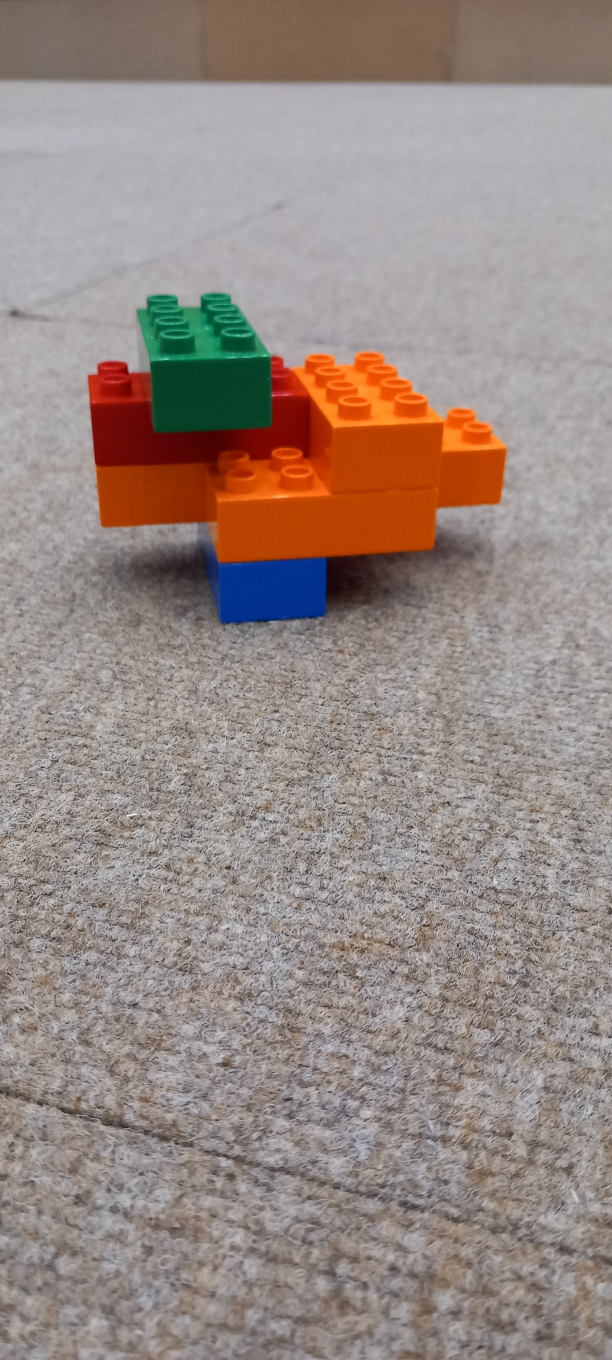
#> input picture lego_dataset/images/train/20260604_164229.jpg, 1836 x 4080 px (shown at 1/3 size); its folder holds only this picture in this run
$ python auto_label.py
#> lines starting #> are read from the running program, lines starting #| are printed output that depends on the picture; after the words box and inside, x2 and y2 are one past the last pixel; in counts of white or black regions, pixels touching at a corner belong together
import cv2
import os
import glob

# PATHS
IMG_DIR = "/home/eyerobot/EyeRobot/lego_dataset/images/train"
LABEL_DIR = "/home/eyerobot/EyeRobot/lego_dataset/labels/train"

os.makedirs(LABEL_DIR, exist_ok=True)

# PARAMS
MIN_AREA = 5000  # noise filter

# Loop over images
for img_path in glob.glob(IMG_DIR + "/*.jpg"):

    img = cv2.imread(img_path)
#> img is the input picture: shape (4080, 1836, 3); mean B, G, R 132.7, 138.2, 151.8
    if img is None:
        print("❌ skip", img_path)
        continue

    h, w = img.shape[:2]
#> h = 4080; w = 1836

    # Preprocessing
    blur = cv2.GaussianBlur(img, (5, 5), 0)
    gray = cv2.cvtColor(blur, cv2.COLOR_BGR2GRAY)
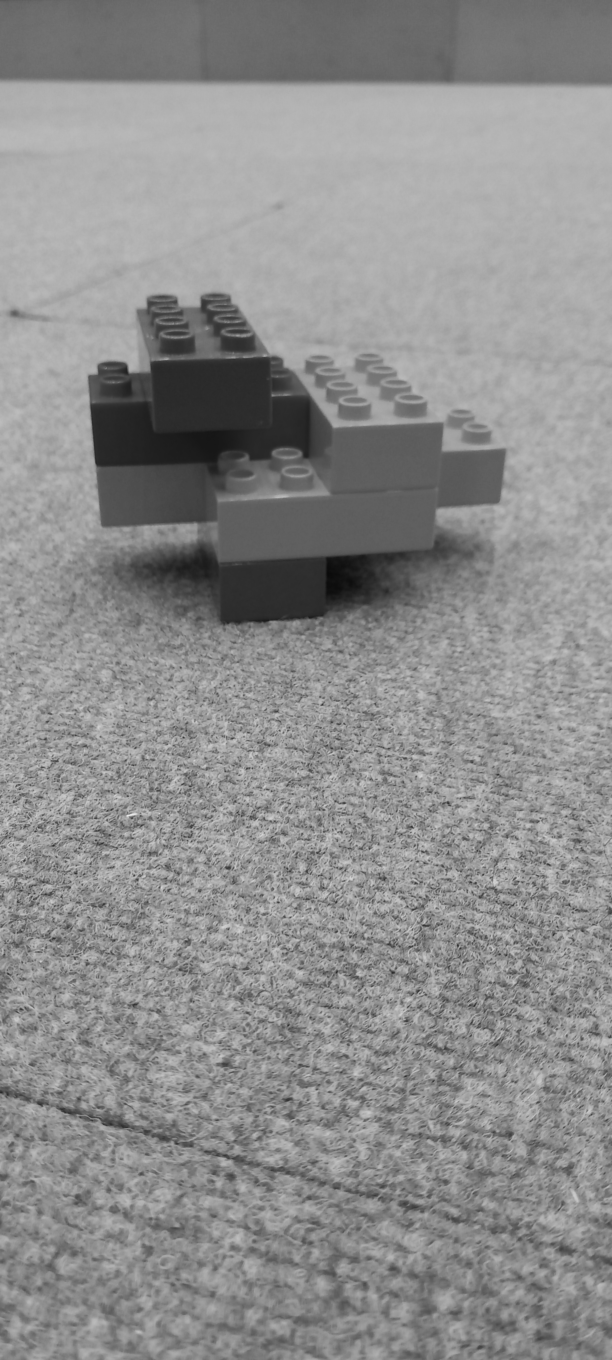
#> gray: shape (4080, 1836) (shown at 1/3 size); min 10, max 242, mean 141.6
    gray = cv2.equalizeHist(gray)
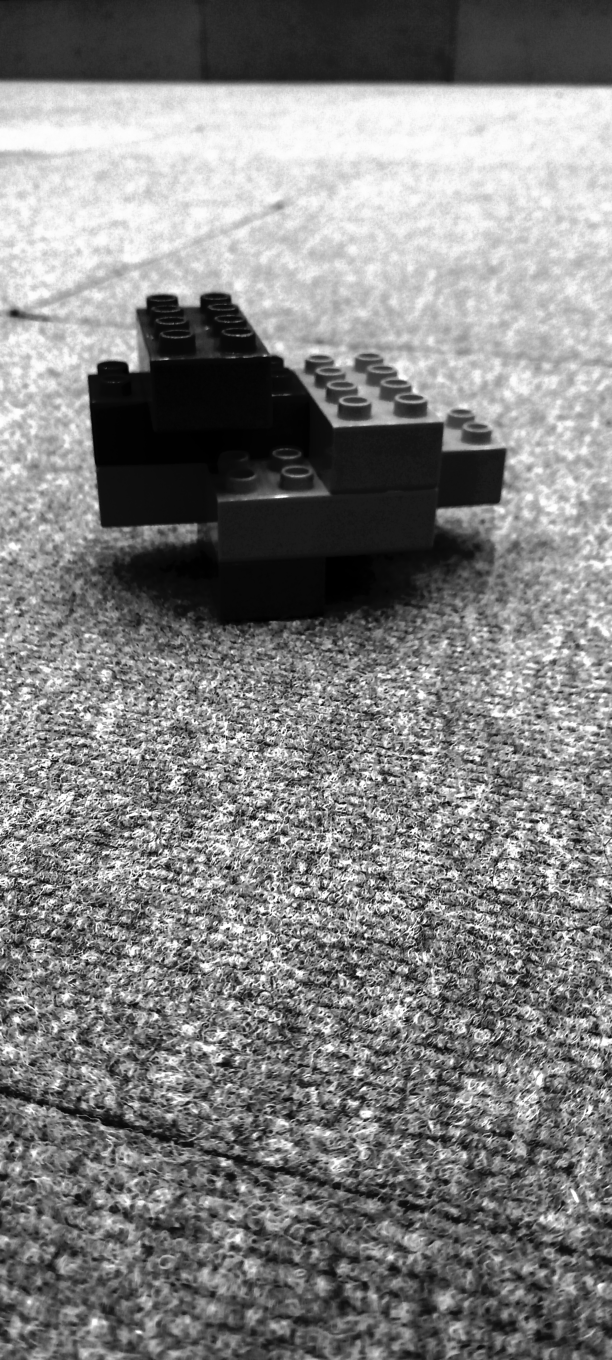
#> gray: shape (4080, 1836) (shown at 1/3 size); min 0, max 255, mean 129

    # Segmentation (lego vs background)
    mask = cv2.adaptiveThreshold(
        gray,
        255,
        cv2.ADAPTIVE_THRESH_GAUSSIAN_C,
        cv2.THRESH_BINARY_INV,
        31,
        5
    )
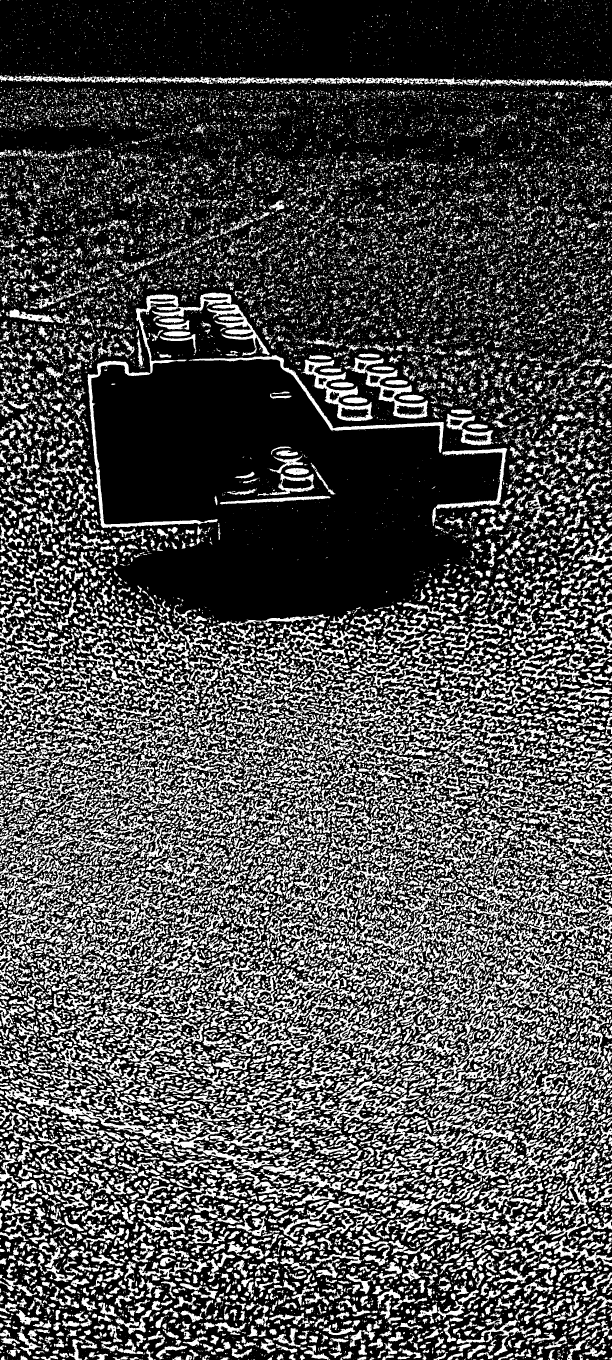
#> mask: shape (4080, 1836) (shown at 1/3 size); 30.5% white; 25261 white regions (15513 under 20 px), largest, box (x1, y1, x2, y2) and area: (263, 878, 809, 1585) 26188, (659, 2871, 1101, 3075) 14585, (940, 3180, 1258, 3393) 12531

    # Clean noise
    kernel = cv2.getStructuringElement(cv2.MORPH_RECT, (8, 8))
    mask = cv2.morphologyEx(mask, cv2.MORPH_CLOSE, kernel, iterations=3)
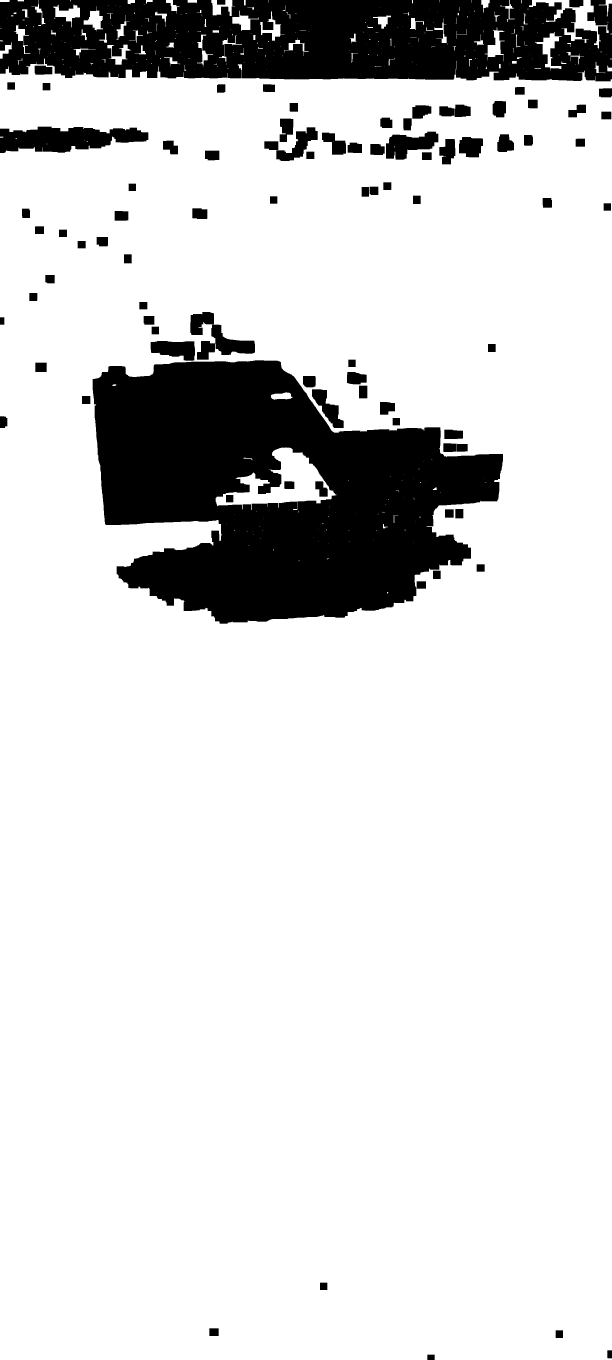
#> mask: shape (4080, 1836) (shown at 1/3 size); 84.7% white; 91 black regions, largest, box (x1, y1, x2, y2) and area: (278, 1081, 1509, 1871) 627346, (0, 0, 1836, 244) 385014, (0, 380, 445, 459) 24619
    mask = cv2.morphologyEx(mask, cv2.MORPH_OPEN, kernel, iterations=2)
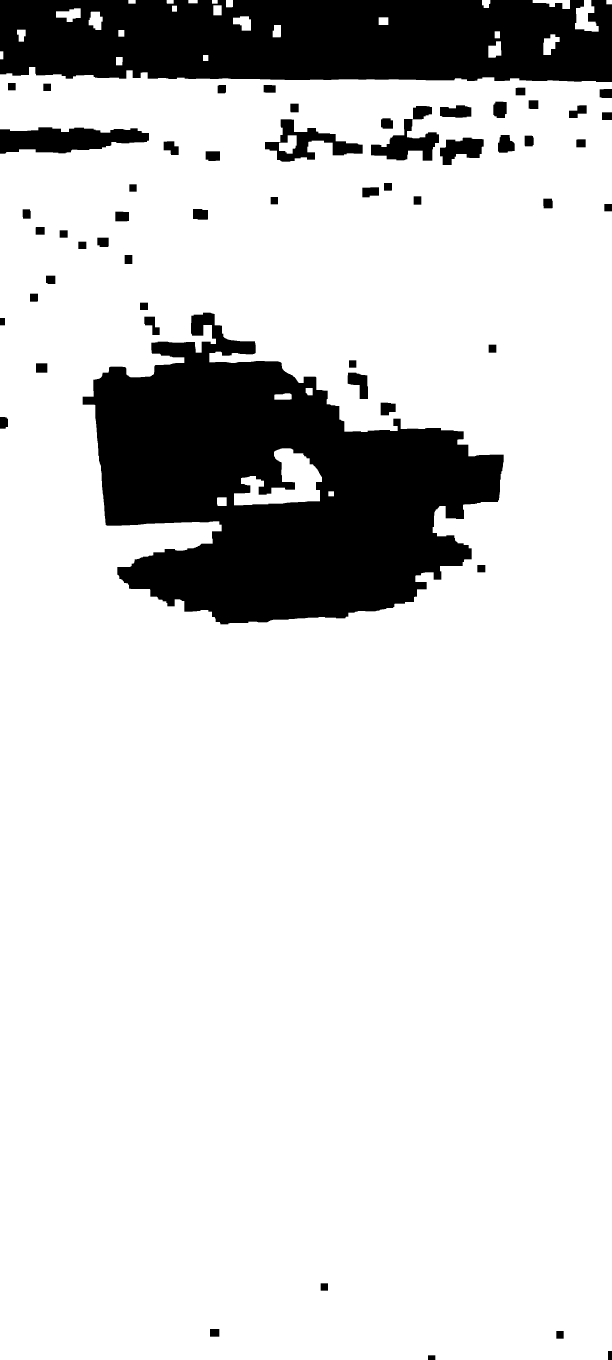
#> mask: shape (4080, 1836) (shown at 1/3 size); 84.2% white; 56 black regions

    # Find contours
    result = cv2.findContours(mask, cv2.RETR_EXTERNAL, cv2.CHAIN_APPROX_SIMPLE)
#> result = 25 contours; largest, box (x1, y1, x2, y2) and area: (0, 201, 1836, 4080) 7022072, (1725, 0, 1796, 95) 3948, (168, 25, 242, 66) 1834, (1630, 103, 1679, 165) 1808, (266, 35, 308, 90) 1642
    contours = result[-2]
#> contours has the same summary as result

    if len(contours) == 0:
        print("⚠️ no object:", img_path)
        continue

    # Keep only the biggest object
    c = max(contours, key=cv2.contourArea)
#> c = contour of 354 points, box (x1, y1, x2, y2) (0, 201, 1836, 4080), area 7022072

    area = cv2.contourArea(c)
#> area = 7022071.5
    if area < MIN_AREA:
        print("⚠️ too small:", img_path)
        continue

    x, y, bw, bh = cv2.boundingRect(c)
#> x = 0; y = 201; bw = 1836; bh = 3879

    # YOLO format (normalized)
    xc = (x + bw / 2) / w
#> xc = 0.5
    yc = (y + bh / 2) / h
#> yc = 0.525
    nw = bw / w
#> nw = 1
    nh = bh / h
#> nh = 0.951

    label_line = f"0 {xc:.6f} {yc:.6f} {nw:.6f} {nh:.6f}"
#> label_line = '0 0.500000 0.524632 1.000000 0.950735'

    # Save label
    name = os.path.basename(img_path).replace(".jpg", ".txt")
    out_path = os.path.join(LABEL_DIR, name)

    with open(out_path, "w") as f:
        f.write(label_line + "\n")

    print("✔", img_path, "-> 1 box")
